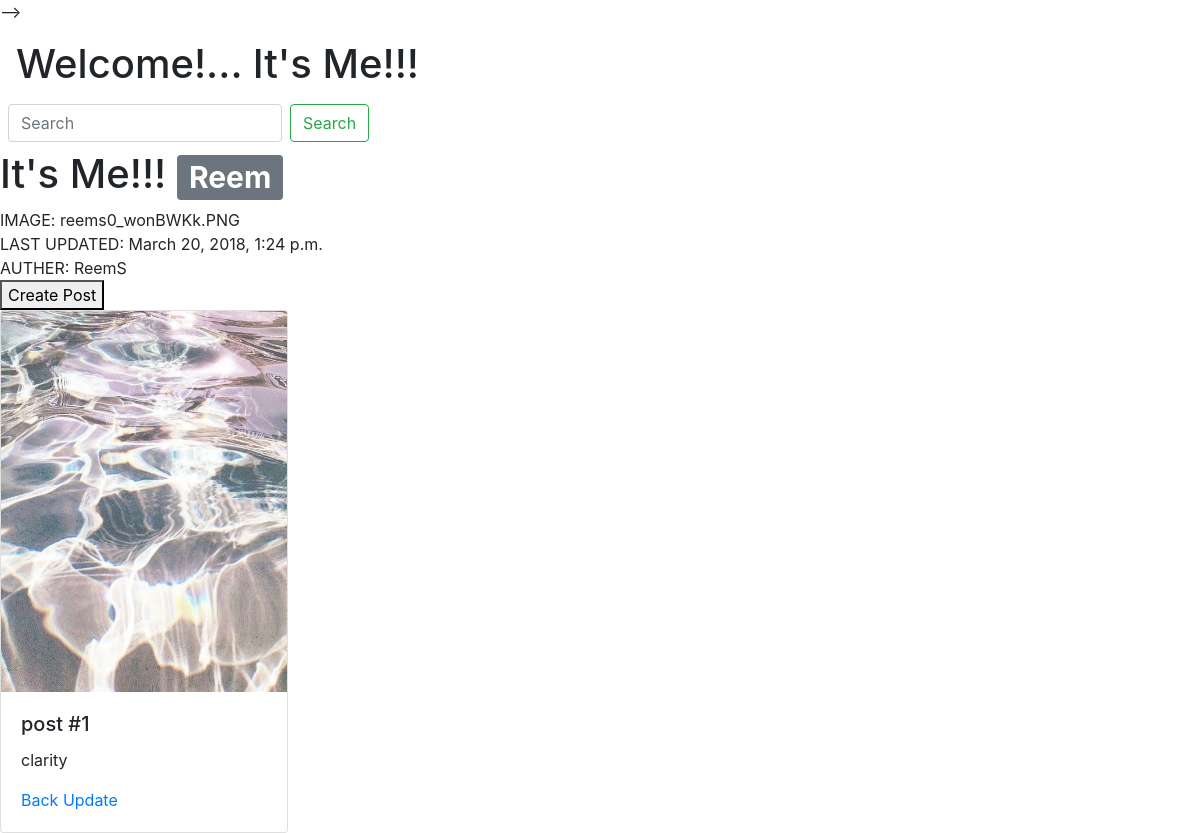
/detail/1/, run on an earlier commit of the app's database.
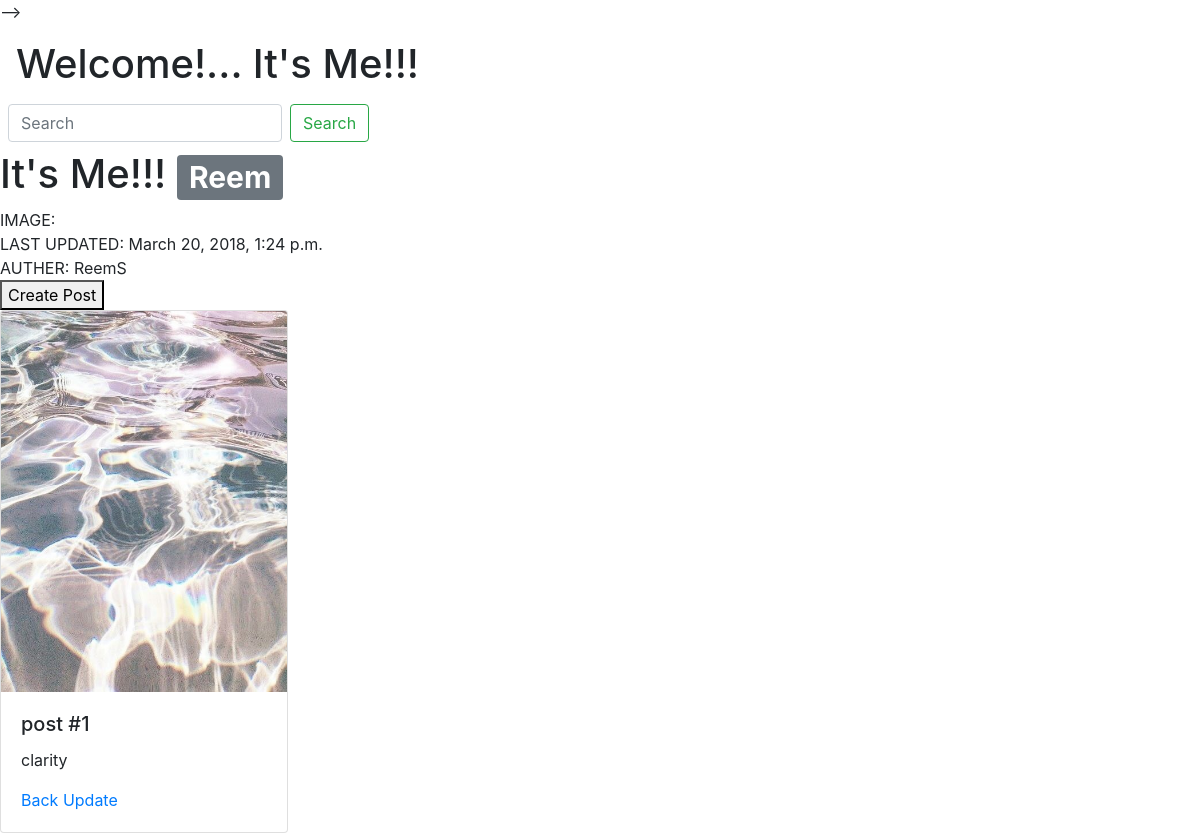
And on a later commit of the database.
### its_me/models.py (models this page shows, shortened)
class Profile(models.Model):
	name = models.CharField(max_length=500)
	DOB= models.DateField(null=True)
	img = models.ImageField(null=True, blank=True)
	brain_test= models.CharField(max_length=500, choices=brain_test)
	owner = models.ForeignKey(User, on_delete=models.CASCADE, null=True)
	last_updated = models.DateTimeField(auto_now_add=True)

### its_me/views.py (the view)
# urls.py: path('detail/<int:profile_id>/', views.detail_profile, name='detail_profile'),
def detail_profile(request, profile_id):
	profile_obj = Profile.objects.get(id=profile_id)
	posts = Post.objects.filter(owner=profile_id)
	context = {
		'posts':posts,
		'profile':profile_obj,
		'profile_id':profile_id
	}
	return render(request, 'detail.html', context)

### its_me/templates/detail.html (shortened to what this page needs)
{% extends "base.html" %}
{% block base %}
<div class="d-flex">
		<h1>It's Me!!! <span class="badge badge-secondary">{{ profile.name }}</span></h1>
		<div class="p-2"></div>
	</div>
		IMAGE: {{ profile.img}}<br>
		LAST UPDATED: {{ profile.last_updated }}<br>
		AUTHER: {{ profile.owner}}<br>
		<a href="{% url 'create_post' profile_id=profile.id %}"><button>  Create Post </button></a>
	<div class="card" style="width: 18rem;">
		{% for post in posts%}
		<img class="card-img-top" src="{{post.img}}" alt="Card image cap">
		<div class="card-body">
			<h5 class="card-title">{{post.title}}</h5>
			<p class="card-text">{{post.content}}</p>
			<a href="/list/">Back</a>
			<a href="{% url 'update_post' post_id=post.id %}">Update</a><br>
		</div>
	</div>
{% endfor %}
{% endblock base%}

What changed in the data, as far as the page shows it:
changed Profile "Reem": img "reems0_wonBWKk.PNG" → (not shown)
